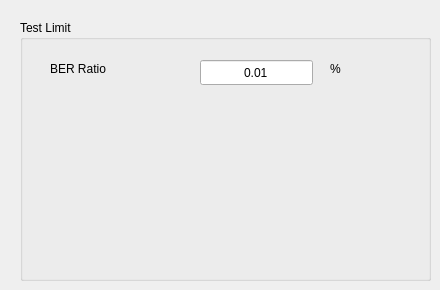
          <widget class="QWidget" name="tab_17">
           <attribute name="title">
            <string>EDR BER Floor</string>
           </attribute>
           <widget class="QGroupBox" name="groupBox_49">
            <property name="geometry">
             <rect>
              <x>20</x>
              <y>20</y>
              <width>411</width>
              <height>261</height>
             </rect>
            </property>
            <property name="title">
             <string>Test Limit</string>
            </property>
            <widget class="QLabel" name="label_98">
             <property name="geometry">
              <rect>
               <x>30</x>
               <y>40</y>
               <width>141</width>
               <height>18</height>
              </rect>
             </property>
             <property name="text">
              <string>BER Ratio</string>
             </property>
            </widget>
            <widget class="QLineEdit" name="lineEdit_edr_testlimit_berfloor_ber">
             <property name="geometry">
              <rect>
               <x>180</x>
               <y>40</y>
               <width>113</width>
               <height>25</height>
              </rect>
             </property>
             <property name="text">
              <string>0.01</string>
             </property>
             <property name="alignment">
              <set>Qt::AlignCenter</set>
             </property>
            </widget>
            <widget class="QLabel" name="label_100">
             <property name="geometry">
              <rect>
               <x>310</x>
               <y>40</y>
               <width>41</width>
               <height>18</height>
              </rect>
             </property>
             <property name="text">
              <string>%</string>
             </property>
            </widget>
           </widget>
          </widget>
